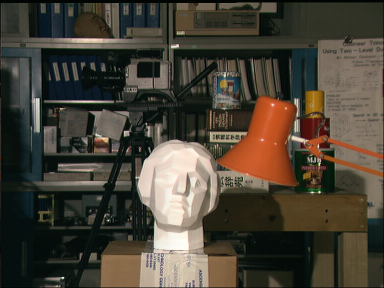
#> input picture scene1.png, 384 x 288 px
$ python depth.py
#> lines starting #> are read from the running program, lines starting #| are printed output that depends on the picture
import numpy as np
import cv2 as cv
from matplotlib import pyplot as plt
imgL = cv.imread('scene1.png',0)
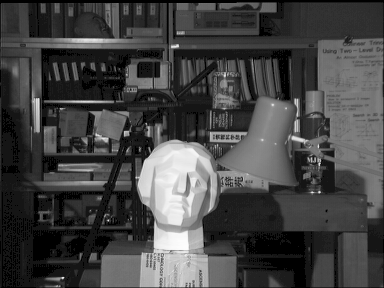
#> imgL: shape (288, 384); min 0, max 253, mean 68.4
imgR = cv.imread('scene2.png',0)
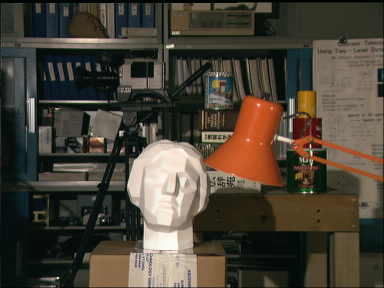
#> input picture scene2.png, 384 x 288 px
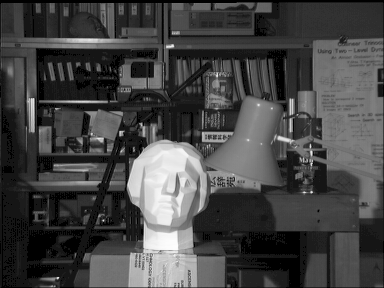
#> imgR: shape (288, 384); min 0, max 254, mean 69.1
stereo = cv.StereoBM_create(numDisparities=32,
                             blockSize=9)
#Parameters
#numDisparities  the disparity search range.
#For each pixel algorithm will find the best disparity from 0 (default minimum
#disparity) to numDisparities. The search range can then be shifted by changing
#the minimum disparity.
#blockSize   the linear size of the blocks compared by the algorithm.
#The size should be odd (as the block is centered at the current pixel).
#Larger block size implies smoother, though less accurate disparity map.
#Smaller block size gives more detailed disparity map, but there is higher chance
#for algorithm to find a wrong correspondence.

disparity = stereo.compute(imgL,imgR)
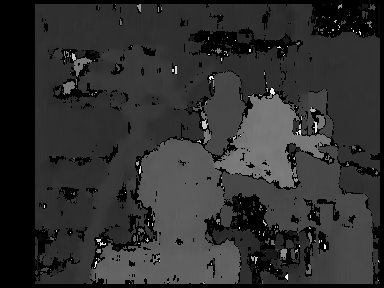
#> disparity: shape (288, 384) int16; min -16, max 496, mean 81; drawn with min black and max white
plt.imshow(disparity, 'gray')
plt.show()
